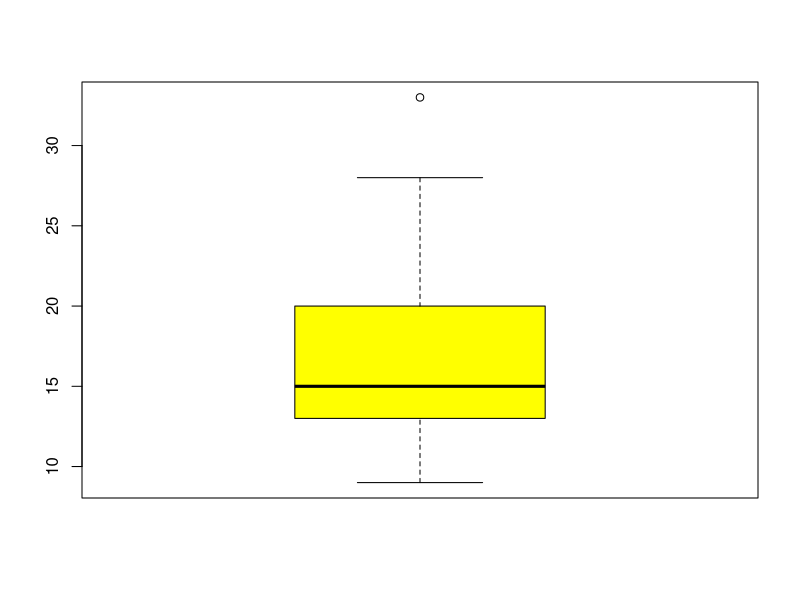
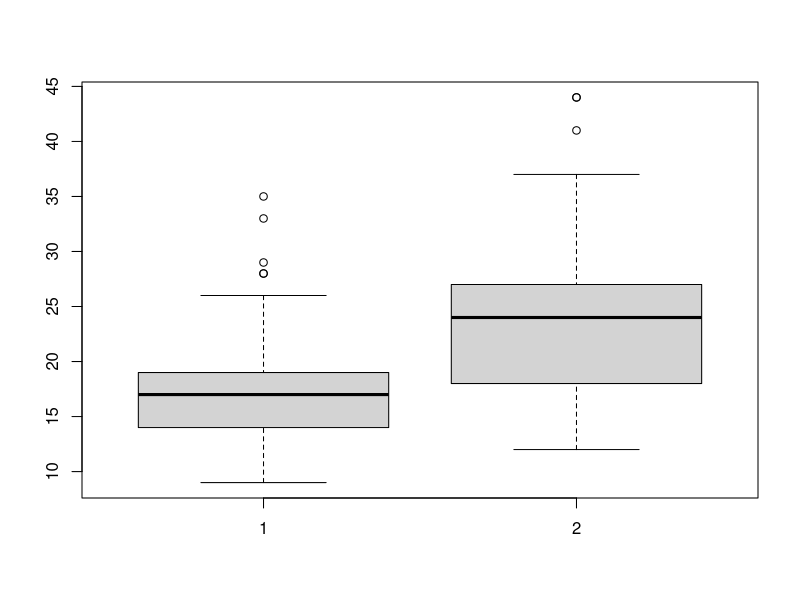
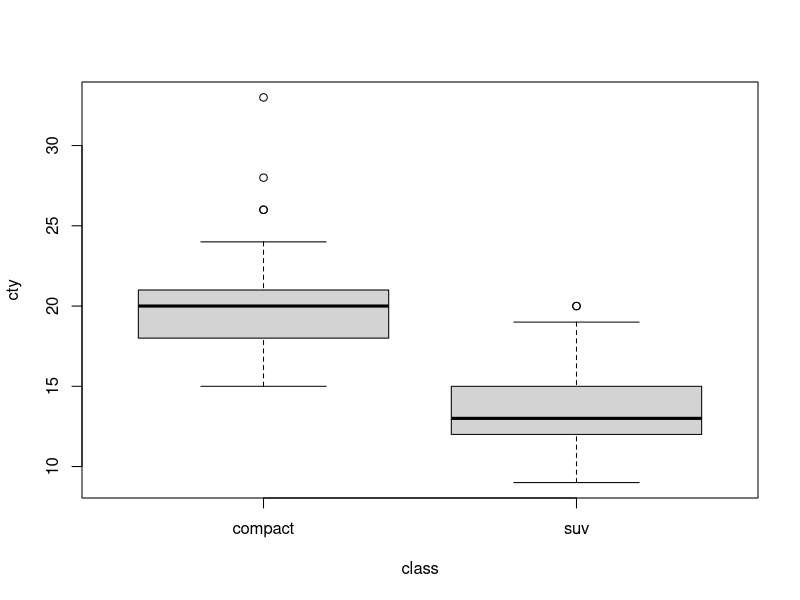
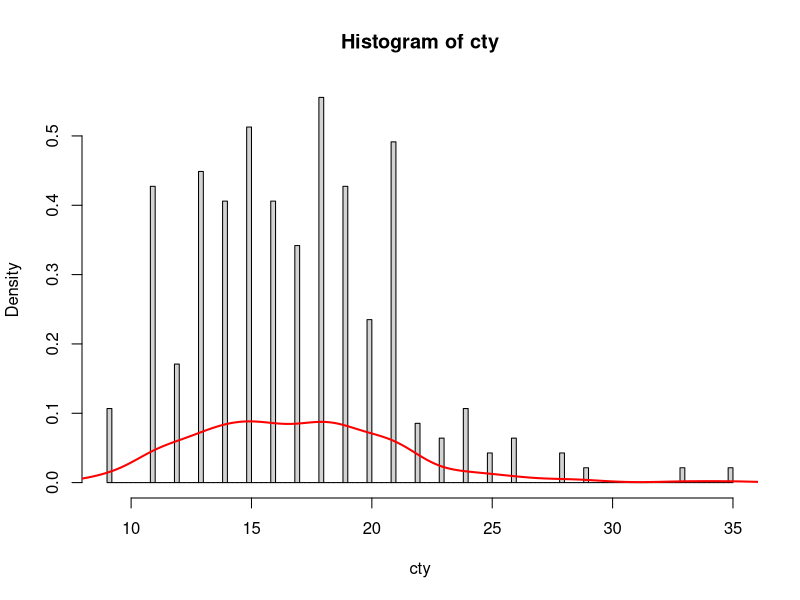
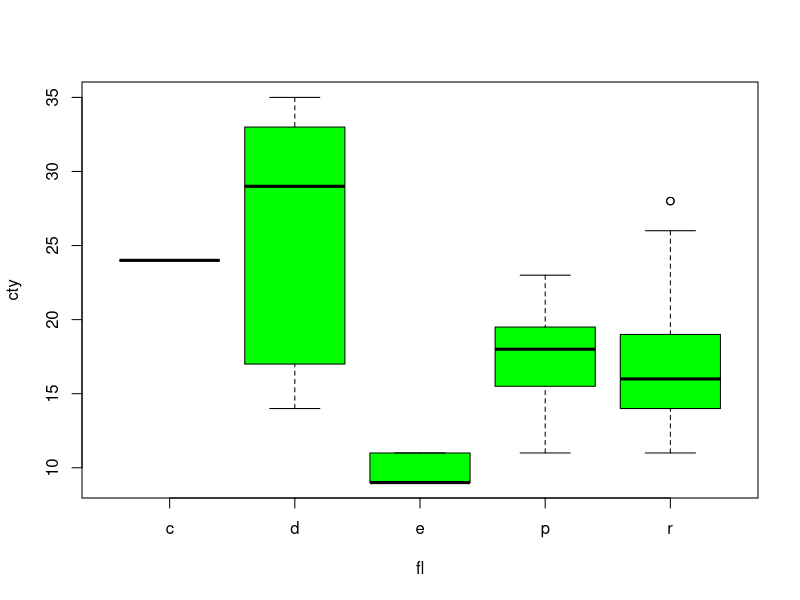
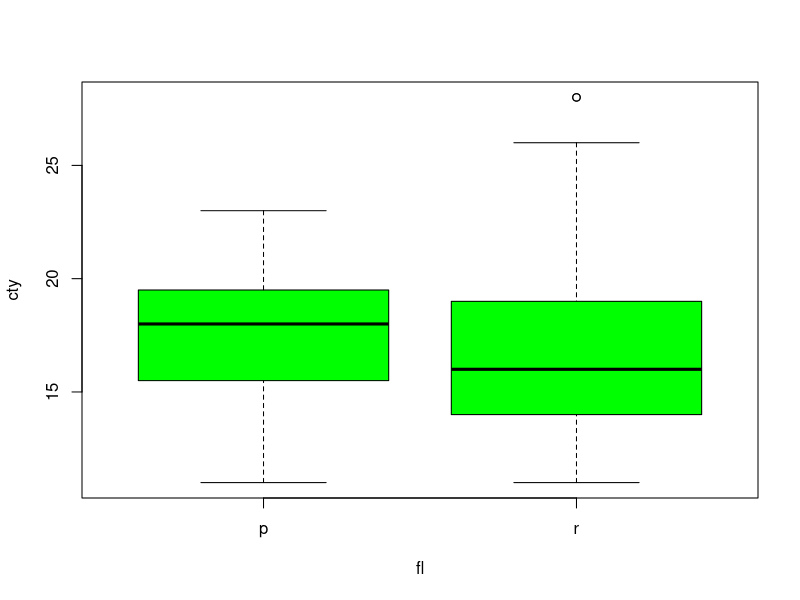
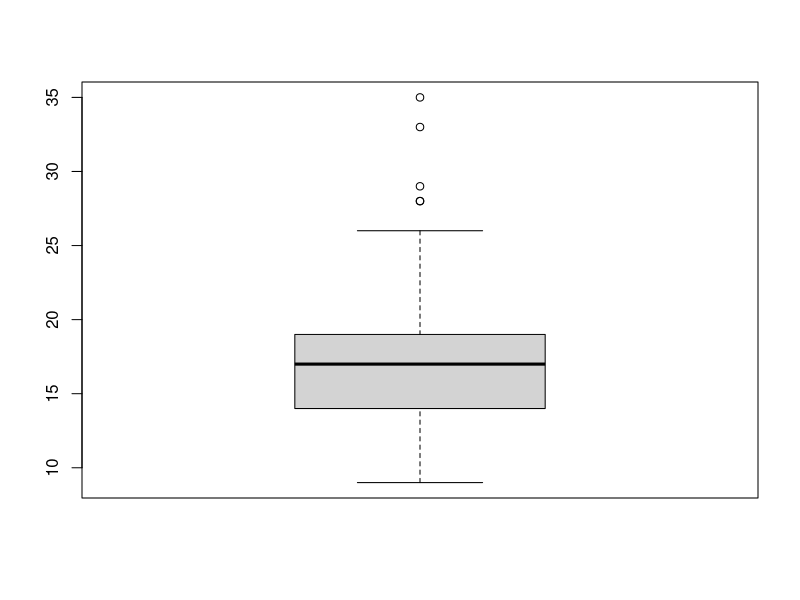
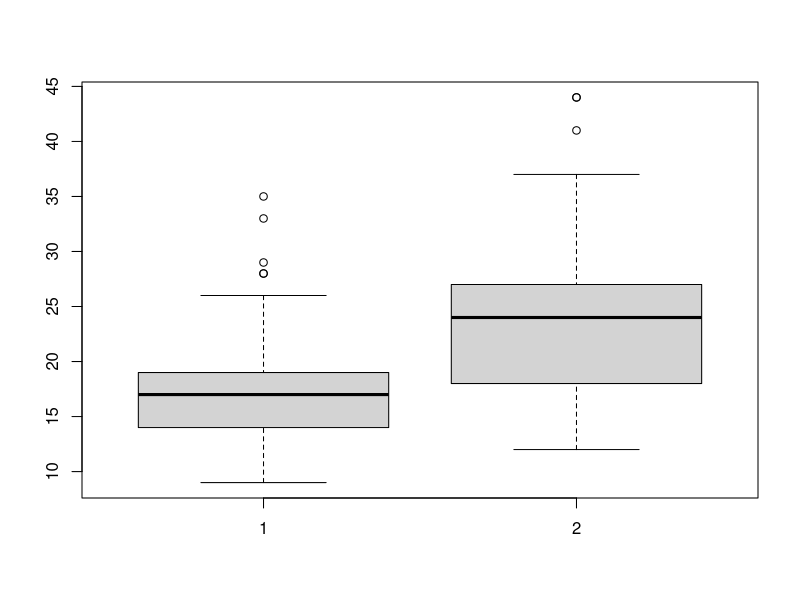

Write the R code that produced these figures, in order.
# 통계분석
# 기술통계분석에서, 집단 간 차이가 있는 것으로 나타났더라도
# 이는 우연에 의한 차이일 수 있음
# --> 데이터를 이용해 신뢰할 수 있는 결론을 내리려면, 
# 유의확률을 계산하는 통계적 가설검정절자를 거쳐야 한다

# 가설검정은, 두 집단 간 발생한 차이가, "우연히 발생했는지" or "통계적으로 의미있는지"를 검정하는 것
# 가설검정의 목적은 대립가설이지만, 방법은 귀무가설임.
# 통계적 가설검정 : 유의확률을 이용해 가설을 검정하는방법
# **유의: '통계적으로 의미가 있다'는 뜻. 

# * 가설검정에 필요한 통계량의 종류
# 1) 기각값: 귀무가설을 기각시킬 기준값
# 2) 검정통계량: 기각값과 비교하여, 귀무가설을 기각 또는 채택가능하도록 하는 통계량.
  # 검정통계량이 기각값보다 크면, 귀무가설을 기각시킨다.
  # if 검정통계량 > 기각값, then 귀무가설 기각 -> 대립가설 채택
  # 확률변수 X로부터 구한 통계량.
  # 만약, 확률변수 X가 정규분포를 따르고, 모집단도 정규분포를 따른다면,
  # μ를 중심으로 모집단이 종모양을 따름. α는 귀무가설이 맞는데 기각할 확률이므로,
  # X가 정규분포를 따르면, 유의확률은 오른쪽 끝부분에 위치하면 5%임. 이때의 X값이 기각값.
  # 분포에서 기각값의 오른쪽이 기각역이므로, 검정통계량이 기각값보다 크다면, 기각역에 속하므로 귀무가설을 기각한다.
# *기각값을 결정하려면, 반드시 유의수준이 있어야 함.
# 유의수준값이 정해지면, 만약 0.05라면, 확률변수 X의 분포에서, 5%에 해당하는 면적이 되는 X값을 찾으면.
# 해당 값이 기각값이 된다.
# 보통, 기각값을 찾기 위해 확률별로 기각값을찾아낸 "분포표"를 제공한다.
# 해당 값이, 정규분포를 따른다면 "정규분포표", 카이제곱분포를 따른다면, "카이제곱분포표" ,..
# 분포표가 있고 & 유의수준이 결정된다면, --> 기각값을 알 수 있다. 
# --> 채택역/기각역이 나온다
# --> 이제 검정통계량을 구하면 귀무가설 채택/기각 여부를 알게 된다.

# 3) 유의수준(통계기호로는, α/ =허용한계오차) : 제 1종 오류 / 귀무가설을 채택/기각시킬지 기준이 되는 확률 
  # α = 0.05 / 0.03 / 0.01 / 0.001 (이것은 확률임)
  # 실험의 유의수준을 0.05로 지정: 동일한 실험을 100번 반복했을 때, 제 1종오류(H0이 맞는데 기각하는 오류)를 일으킬 확률이 100번 중 5번이다!
  # 연구자가 임의대로 정하되, 인문학에서는 0.05 , 생물학에서는 0.001까지로 관례화되어 있다.
  # 유의수준이 001정도로 낮추면, "고도로 유의하다"라고 한다.
  # cf. 제 2종 오류는, 새로운 실험의 결과이므로 알 수 없음. 이것을 알기 위해서니까!
# * 유의수준(=허용한계오차)을 정하면, 이 확률에 맞는 값으로 기각값을 자동으로 정한다.
#     유의수준 확률에 맞는 기각값을 찾아내는 것은, 확률변수 X의 확률분포로부터 얻어냄.
#     X의 정규분포의 5%로에 해당하는 값을 뽑아냄.

# 4) 유의확률(통계기호로는, p-value) : 실제로는 집단 간 차이가 없는데,
  # 우연하게 차이가 발생할 확률. 
  # 차이가 인정이 안된다면, 귀무가설이 맞으므로 채택
  # 유의확률이 매우 작게 나왔다면, 그 차이가 우연이 아니라는 얘기 --> 대립가설 채택. --> 통계학적 차이 인정
# 집단 간 차이가 발생했을 때, 이 차이가 우연하게 발생했을 확률
# 우연히 발생할 확률이 작을수록, 진짜 차이가 있다는 것!
# 필연이 커진다는 것.
# 유의확률이 크게 나타난다면, 집단 간 차이가 통계적으로 유의하지 않다고 해석
# "유의확률이 높게" 나온다면, ""유의하지 않다""는 것!!

# 기술통계량 (~별 ~)가 고급분석의 시작이므로, 이를 구해봐야 함.
# 기술통계량으로, 집단의 현황을 봄.
# 분산분석: 두 집단의
# 세집단의 평균의 차이를 통해 분산분석을 통해 구하는데 한계가 있음.
# 몇번째 그룹에서 차이가나는지는 분산분석이 알려주지 않으므로
# "평균의 다중비교" 어떤 평균이 어떤 또 다른 평균과 실제 차이가 나는지 알 수 있음

# -----------------------------------
# t검정 : 두 집단의 평균이 통계적으로 유의한지
# 두 모집단에서, 각각 표본을 뽑아냄. : 모집단이 다른 데이터: "독립적인 데이터(independent data)"
# 두 표본집단에서 평균이 차이가 난다
# --> t검정을 해보자 (from t분포)
# 왜 정규분포를 안쓰고, 평균의 차이를 검정 시, t분포를 쓸까?
# t분포는 어떻게 생겼는가?
# t분포는 정규분포의 일부지만, 모집단의 모분산을 알면 정규분포(Z분포/ 정규분포 이용한 검정:Z-검정)
# t분포는 모분산을 모르고, 소표본(표본의 크기가 30개 미만일 때)일 때 사용한다.
# 왜 t 확률분포가 필요할까?
# 유의수준이 t분포를 따름. 유의수준의 분포를 알아야 기각값을 알고 가설 채택/기각을 알 수 있음.

library(ggplot2)
mpg <- as.data.frame(ggplot2::mpg)

library(dplyr)
mpg_diff <- mpg %>%   # 차이 비교하기 위해 두 변수를 뽑아냄
  filter(class %in% c("compact", "suv")) %>% 
  select(class, cty)

head(mpg_diff)

table(mpg_diff$class)  # 빈도수를 뽑아냄
# 
# compact     suv 
# 47      62 

# 시각화
boxplot(mpg_diff$cty, col='yellow') # cty {graphics} --> 차종별 박스플롯 비교가 아님
# --> class로 구분지어서 나와야 함. / 1. 박스에 색상입히기
# boxplot 사용법익히기
boxplot(mpg$cty, mpg$hwy, col='lightgray') # 그룹을 만든게 아니라
# 1이 도시연비, 2가 고속도로 연비
boxplot(data = mpg_diff, cty~class, col='lightgray') # cty~class가 formula임.
#  ** formula **
#   범주형변수와 연속형변수를 함께 쓰는 식.
#   [ 연속형변수 ~ 범주형변수 ] 와 같은 형식으로 쓴다.
#   오른쪽의 범주형변수대로 그룹이 만들어지고, 연속형변수는 그루핑된다.

#  시각화의 결과, 차이가 극명하게 나므로, 
#   --> 사실, 가설검정이 필요하지 않다.
#     + 중앙값과 평균은 사실 비슷한 곳에 위치하나

# 기술통계량 구하기
# 두 집단의, 평균 연비를 구해보자
class_cty <- mpg_diff %>% 
  group_by(class) %>% 
  summarise(mean_cty = mean(cty))
View(class_cty)

# t-test
t.test(data=mpg_diff, cty~class, var.equal=T)  # {stats}
# t.test의 결과, 검정통게량인 t값과 유의수준?도 출력
# var은 분산인데, 두 변수의 분산이 같으면(등분산이면) var.equal=T로 준다
# 등분산인지 어떻게 아나?
#   도시연비에 영향을 주는 다른 변수가 없고, class에 따른 연비라는 식을 따르므로
#   등분산이라고 생각할 수 있으므로, var.equal에 T값을 준다.
# data : 검정할 데이터, formula: 범주형 변수에 따른 그룹을 만드는 식


#* Y's R>t.test(data=mpg_diff, cty~class, var.equal=T)  # {stats}
# 
# Two Sample t-test  --> t-test는 두 모집단에서 뽑아내는데
#                     현재 식에서 모집단은, mpg_diff하나인 것 같음.
#                     하나의 데이터프레임에 들어있어 하나의 집단처럼 보이지만
#                     클래스가 다르므로, 두개의 모집단이라고 할 수 있음
# 
# data:  cty by class
#  ------ 이 아래가 검정통계량 -------------
# t = 11.917, df = 107, p-value < 2.2e-16
#  : t값과, df(자유도)=n-1 (t-test에서!!), p-value: 유의확률(유의수준을 0.05로 했을 때 검정통계량의 확률/ 우연히 발생할 확률)
#    R에서는 유의확률이 너무 작으면, 2.2e-16으로 나옴.
#    검정통계량에 대한 t-분포에 대한 확률
#    유의수준은 연구자가 정함. 만약, 유의수준이 0.05라면 이때 귀무가설기각! 대립가설채택!
#    차이가 있다!! --> 앞에서 박스플롯에서 확인한 결과와 같다.
# --> "유의수준 0.05" 혹은 "5% 유의수준하에서", 
# "두 집단의 평균의 차이가 인정된다"
# 혹은 "두 집단의 평균의 차이가 유의하다"고 표현함.
# ----------------------------------------
# alternative hypothesis: true difference in means is not equal to 0
# 95 percent confidence interval:
#   5.525180 7.730139       --> 모수의 범위. 즉, 여기서는 모평균의 범위
#                             모수는 상수이므로, 고정된 값이니까
#                             모수가 이 구간 안에 있다!!라고 표현한다.
# ---------------------------------------
# sample estimates:
#   mean in group compact     mean in group suv   --> 그룹별, 기술통계량을 내줌
# 20.12766              13.50000                      6.62가 모수의 구간안, (5.525180 7.730139)범위 안에 있음.
#----------------------------------------
# 대부분의 검정이,
# 검정통계량인 t값과, 자유도, p-value(유의확률),
# 모수의 범위 (95% 신뢰수준하의 신뢰구간) --> 표본평균으로부터 모수의 범위를 추정한 것!!
# 기술통계량을 알려줌


# 각 검정은, 가정이 있으므로, 
# 검정에 전제되어 있는 가정을 만족하고 있는지 확인해야 함.


# 일반 휘발유와 고급휘발유의 도시연비 t검정

# 1. 검증하고자 하는 변수의 확률분포곡선을 그리자.
# 무슨 확률분포를 따르는지 알고 있어야 함.
# t-test는 연속변수이고, t분포를 따라야 함, 모수를 모르고, 소집단일 때!
# 도시연비가 정규분포를 따르는지/ t분포를 다르는지.. 알아야 함!
# 종모양을 만들지 못하면(정규분포를 따르지 못하면) --> 정규성을 갖도록 정규화해야 함.
df_mpg <- ggplot2::mpg
cty <- df_mpg$cty
hist(cty, freq=F, breaks=100)
lines(density(cty), col='red', lwd=2)  # 그리니까, 오른쪽 꼬리분포.
# 왜도(=비대칭도)가 양수니까, 오른쪽 꼬리분포 --> 실제 왜도가 무슨값 갖는지 구하자
??skew
# e1071::skewness()
library(e1071)
skewness(cty) # 0.7863773 --> 양수이니까 오른쪽 꼬리분포 / 0이었으면 정규분포
# 왜도가 5.0이상이면, 많이 치우친 것(왜도가 5이상인 많이 치우친 분포를, "카이제곱분포"라고 한다.). 지금은 약간 치우친 것!
# 약간 치우쳤으니가 t-test가능!

# 왜도의 통계기호는 Sk(k는 아래첨자)
# Sk = 0: 정규분포 / Sk > 0 : 오른쪽꼬리분포 / Sk < 0: 왼쪽꼬리분포

# 2. 데이터준비
mpg_diff2 <- mpg %>% 
  filter(fl %in% c("r", "p")) %>%  # regular, premium
  select(fl,cty)  # fl : 범주형변수

table(mpg_diff2$fl)

# t-test
# formula를 매개변수로 가짐. 
# R의 함수에는, y(연속)~x(범주) : 범주별 연속형 변수의 값.
# 두 집단의 표본이 등분산을 갖고 있는지 체크하는데.
# 등분산 검정은 bar.test() 이지만, 주어진 변수의 값으로 등분산여부를 판단할 수 있다
# 한 변수로, 분류를 쪼개기 때문에, 등분산이라고 생각할 수 있으므로,
# var.equal=T로 둘 수 있다.

t.test(data=mpg_diff2, cty~fl, var.equal = T)

# t-test는, 독립테스트, twosample, paired 의 세가지가 있음
# t-test()가 내부에서 범주별로 평균을 구해줌. 
# 원래는, 기초통계량 확인하고 차이가 있는것 같으면 검정하는 것이 맞음.

# Two Sample t-test
# 
# data:  cty by fl
# t = 1.0662, df = 218, p-value = 0.2875
#    : t통계량값 1.062 / 자유도 218 / 통계량의 유의확률 0.2875
#     유의확률 : 우연히 발생할 확률이 28프로이므로, 귀무가설 채택
#     일반휘발유에 대한, 도시연비는 차이가 없다. 유의미하지 않다
# 
# alternative hypothesis: true difference in means is not equal to 0
# 95 percent confidence interval:  # 95%의 유의수준하에
#   -0.5322946  1.7868733
# sample estimates:
#   mean in group p mean in group r 
# 17.36538        16.73810 


# 정말 분포가 차이가 별로없는지 박스플롯 그려보자
mpg <- ggplot2::mpg
boxplot(cty~fl, data=mpg, col='green')
# 프리미엄 휘발유 차이 있어보였는데, t-test하니까 큰 차이가 없다

boxplot(cty~fl, data=mpg_diff2, col='green')$stats
#     [,1] [,2]
# [1,] 11.0   11
# [2,] 15.5   14
# [3,] 18.0   16
# [4,] 19.5   19
# [5,] 23.0   26
# attr(,"class")
# p 
# "integer" 

# boxplot 연습
#---------------------------------
boxplot( mpg$cty, col='lightgray' )
boxplot( mpg$cty, mpg$hwy, col='lightgray' ) 
boxplot( count ~ spray, data=InsectSprays, col = 'lightgray')
boxplot( cty ~ fl, data=mpg, col='lightgray' )
boxplot( cty ~ class, data=mpg, col='lightgray' )
boxplot( cty ~ cyl, data=mpg, col='lightgray' )
boxplot( cty ~ year, data=mpg, col='lightgray' )
boxplot( cty ~ displ, data=mpg, col='lightgray' )
boxplot( cty ~ drv, data=mpg, col='lightgray')
boxplot( cty ~ trans, data=mpg, col='lightgray')

qplot( hwy, data=mpg )
qplot( hwy, data=mpg, binwidth=2 )
qplot( hwy, data=mpg, binwidth=2, fill=drv )
qplot( hwy, data=mpg, binwidth=2, fill=drv, facets=.~drv ) # .은 전부를 의미
qplot( hwy, data=mpg, binwidth=2, fill=drv, facets=drv~. )
qplot( hwy, data=mpg, fill=drv, facets=.~drv, geom='bar' )

qplot( displ, hwy, data=mpg )
qplot( displ, hwy, data=mpg, color=drv )
qplot( displ, hwy, data=mpg, color=drv, facets=.~drv )
qplot( displ, hwy, data=mpg, color=drv, facets=drv~.)
qplot( displ, hwy, data=mpg, color=factor(drv) )
qplot( displ, hwy, data=mpg, color=factor(fl) )
qplot( displ, hwy, data=mpg, color=factor(class) )

qplot( displ, hwy, data=mpg, color=factor(fl), size=cyl )
qplot( displ, hwy, data=mpg, geom=c('point', 'smooth' ) )
#---------------------------------

# 두 변수 간 관계 분석: 회귀(R=r의제곱: 결정계수) 상관(r: 상관계수) 교차 분석 등등

# 두 변수 간 관계이므로, 산점도를 먼저 그린 후.
# 상관분석을 함.
# 상관분석 : 두 연속형 변수의 관계성을 븐석
# 상관의 정도를 수치화해서 보여주는 것이 "상관계수(r)"
# 
# 상관계수는 -1~1 사이의 값을 갖고, 
# 절대값이 1에 가까울수록 상관성 크다(상관의 정도가 높다)
# 0에 가까울수록 무상관.
# 0보다 크면서, 1에 가까우면, 정상관
# 0보다 작으면서, -1에 가까우면, 부상관
#  


# 실업자수와 개인소비지출의 상관관계
# economics: 미국의 경제상황 dataset
economics <- as.data.frame(ggplot2::economics) # tibble이므로 df로
str(economics)
# 'data.frame':	574 obs. of  6 variables:
#   $ date    : Date, format: "1967-07-01" "1967-08-01" ...
# $ pce     : num  507 510 516 512 517 ... : 개인소비경향
# $ pop     : num  198712 198911 199113 199311 199498 ...
# $ psavert : num  12.6 12.6 11.9 12.9 12.8 11.8 11.7 12.3 11.7 12.3 ...
# $ uempmed : num  4.5 4.7 4.6 4.9 4.7 4.8 5.1 4.5 4.1 4.6 ...
# $ unemploy: num  2944 2945 2958 3143 3066 ...
# 보고자하는 변수의 타입과 연속형변수임을 확인할 수 있음


# 두 변수가 연속형변수인지 확인
# 변수 간 관계확인 위해, 산점도 그림
plot(economics$unemploy, economics$pce) # 뱀모양그림
# --> 상관분석의 "눈속임효과" : 양끝의 점만 연결하면 정상관이라고 생각할 수 있음


# 분석기법의 가정마다, 귀무/대립가설이 정해져 있다.

# 상관분석 / 검정
# cor.test # {stats}
cor.test(economics$unemploy, economics$pce)
#  -- 피어슨의 상관계수
#  -- 상관분석은 피어슨, 스피어만, ..
# 	Pearson's product-moment correlation
# 
# data:  economics$unemploy and economics$pce
# t = 18.63, df = 572, p-value < 2.2e-16
# t분포를 기반으로 검정통계량 내는 구나 : 실데이터는 대부분 정규분포와 유사한 t분포 기반으로 함
# 0.05보다 작다 : 우연히 발생한 것이 아니다 -> 귀무가설 기각
# t-test를 95% 유의수준하에서, 유의하다. (대립가설 채택: 우연이 아니다)
# 즉, 두 연속형 변수 간 상관성이 있다.
# 
# --- 대립가설의 내용을 보여줌
# alternative hypothesis: true correlation is not equal to 0
#     : 참인 상관성이 0이 아니다. (상관성이 있다)
# --> H0: 두 연속형 변수 간에 관계가 없다. (보통 부정적인 내용이 귀무가설)
# 95 percent confidence interval:
#   0.5608868 0.6630124
# sample estimates:
#   cor 
# 0.6145176    # 상관계수값. r = 0.6145176 
# 계수는 '표준화'한 값이기 때문에, 퍼센트가 아님! 
# 0.5이상이므로, 두 변수 간 뚜렷한 상관성이 있다(0.3~0.7)고 할 수 있음.
# 양수이므로, 정상관임

# scatter plot에서는, 눈속임효과 발생하므로,
# 상관분석은 반드시 시각화를 해봐야 한다.


# 상관행렬 Correlation Matrix
#   다변량데이터가 갖는, 여러 변수 간 상관분석을 동시에 수행 시,
#   상관행렬도를 그림.
# 어떤 변수끼리 관련이 크고 작은지 파악할 수 있음

# 데이터셋 준비
head(mtcars) # datasets::mtcars
str(mtcars)
?mtcars

# 상관행렬도 만들기
car_cor <- cor(mtcars)  # cor(다변량데이터갖는 df)
View(car_cor)  # 위아래 동일한 변수들이 있고,
# 이 안의 값들이 상관계수(r)임. 
# 대각선은 동일 변수이므로, 완전 상관일 떄의 상관계수인 1을 가짐.
# 대각선을 대칭으로, upper와 lower가 같은 상관계수 값을 가짐.

str(car_cor)
#  num [1:11, 1:11] 1 -0.852 -0.848 -0.776 0.681 ...
#  - attr(*, "dimnames")=List of 2
#   ..$ : chr [1:11] "mpg" "cyl" "disp" "hp" ...
#   ..$ : chr [1:11] "mpg" "cyl" "disp" "hp" ...


# 상관행렬의 히트맵 만들기
# 히트맵: 값의 크기를 색으로 표현한 그래프

# install.packages("corrplot", dependencies=T)
library(corrplot)

corrplot(car_cor)  # 시각화한 결과
# 색이 진할 수록, 파란색이면 정상관의 정도가 커지고
# 색이 진할 수록, 빨간색이면 부상관의 정도가 커진다.
# 시각화결과로 insight 도출
# mpg와의 상관성변수: cyl은 부상관이므로, 실린더가 커지면 mpg(연비)작아짐
# 지금은, p-value가 안나옴

# --> 히트맵에 상관계수 표시
corrplot(car_cor, method="number") # 원대신 상관계수 보여줌

# --> 히트맵의 색 지정
col <- colorRampPalette(c("#BB4444", "#EE9988", "#FFFFFF", "#77AADD", "#4477AA"))
corrplot(car_cor,
         method = "color",
         col = col(200),  # 지정한 색 사이사이에서, 색상 200개 지정
         # type = "lower", # 아럐만 보여줌
         type = "upper",
         order = "hclus", # 비슷한 것끼리 군집화 --> 같은 색끼리는 모임
         addCoef.col = "black",  # 상관계수 색
         tl.col = "black", #변수명 색
         tl.srt = 45, # 변수명 45도 기울임
         # diag = F ) # 대각행렬 제외 / 같은 변수끼리 연결된 것 없앰
         diag = T )  # T/F의 변수의 위치가 변경됨

# corrplot은, p-value는 보여지지 않아, 검정까지는 한 번에 못함




